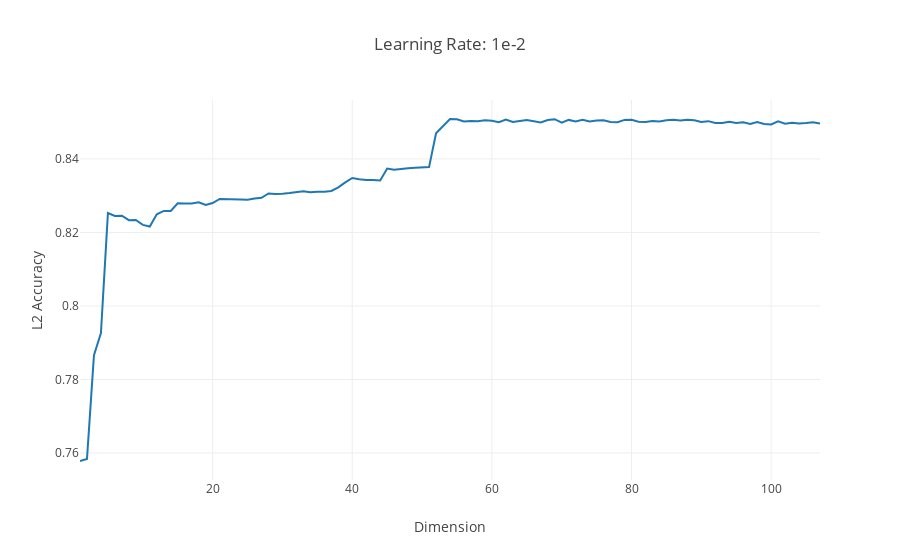

Notebook code for this chart:
### Markdown cell above
Finally, the accuracy drops once the number of features selected is small. We are also able to learn that the curve is almost flatten when the number of feasures is larger than 54. In other words, there are almost half of features is not dominant, and the dimension is reduced in this case.

### Code cell
data = [go.Scatter(x=np.arange(107, 0, -1),
                   y=np.array(accuracy),
                   mode="lines",
                   name=""),]
layout = go.Layout(
    xaxis=dict(
        title='Dimension',
    ),
    yaxis=dict(
        title='L2 Accuracy'
    )
)
fig = go.Figure(data=data, layout=layout)
iplot(fig)

### Figure 1 — Plotly figure (JSON) as saved in the notebook; plotly's stock layout.template omitted (floating-point values rounded to 4 significant figures)
{"data": [{"mode": "lines", "name": "", "type": "scatter", "x": [107, 106, 105, 104, 103, 102, 101, 100, 99, 98, 97, 96, 95, 94, 93, 92, 91, 90, 89, 88, 87, 86, 85, 84, 83, 82, 81, 80, 79, 78, 77, 76, 75, 74, 73, 72, 71, 70, 69, 68, 67, 66, 65, 64, 63, 62, 61, 60, 59, 58, 57, 56, 55, 54, 53, 52, 51, 50, 49, 48, 47, 46, 45, 44, 43, 42, 41, 40, 39, 38, 37, 36, 35, 34, 33, 32, 31, 30, 29, 28, 27, 26, 25, 24, 23, 22, 21, 20, 19, 18, 17, 16, 15, 14, 13, 12, 11, 10, 9, 8, 7, 6, 5, 4, 3, 2, 1], "y": [0.8496, 0.85, 0.8498, 0.8497, 0.8498, 0.8496, 0.8502, 0.8494, 0.8495, 0.85, 0.8495, 0.85, 0.8498, 0.8501, 0.8498, 0.8498, 0.8503, 0.85, 0.8505, 0.8507, 0.8504, 0.8506, 0.8505, 0.8502, 0.8503, 0.8501, 0.8501, 0.8507, 0.8506, 0.85, 0.8501, 0.8505, 0.8504, 0.8502, 0.8507, 0.8502, 0.8506, 0.8498, 0.8508, 0.8506, 0.8499, 0.8503, 0.8506, 0.8503, 0.8501, 0.8507, 0.85, 0.8504, 0.8505, 0.8502, 0.8503, 0.8502, 0.8508, 0.8509, 0.849, 0.847, 0.8378, 0.8377, 0.8376, 0.8375, 0.8372, 0.837, 0.8374, 0.8341, 0.8343, 0.8342, 0.8345, 0.8348, 0.8336, 0.8323, 0.8313, 0.8311, 0.8311, 0.8309, 0.8312, 0.8311, 0.8307, 0.8305, 0.8304, 0.8306, 0.8294, 0.8292, 0.8289, 0.829, 0.8291, 0.829, 0.8291, 0.828, 0.8275, 0.8282, 0.8279, 0.8279, 0.8279, 0.8258, 0.8259, 0.8249, 0.8216, 0.8221, 0.8234, 0.8233, 0.8245, 0.8245, 0.8253, 0.7926, 0.7866, 0.7584, 0.7578]}], "layout": {"title": "Learning Rate: 1e-2", "xaxis": {"title": "Dimension"}, "yaxis": {"title": "L2 Accuracy"}}}
